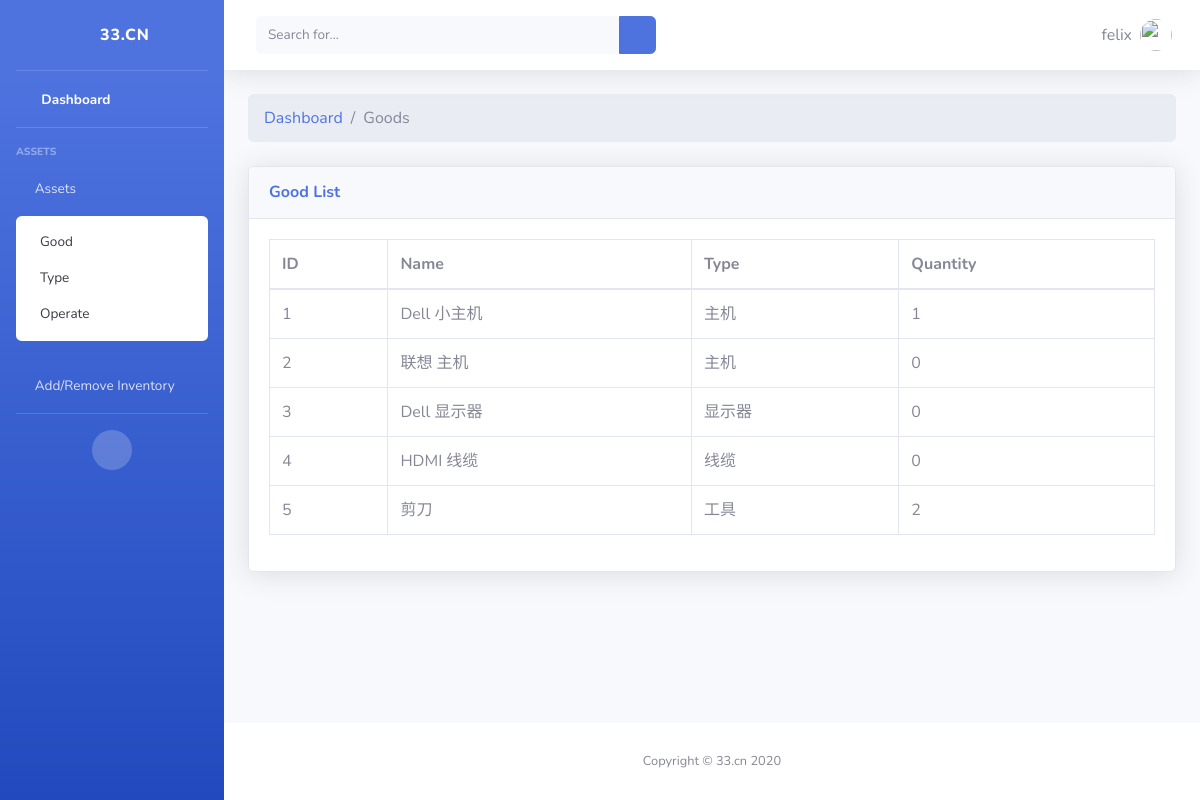
The page /good/ (signed in) on the database its author committed.
### fzm/models.py (models this page shows, shortened)
class Good(models.Model):
    good_name = models.CharField(max_length=200)
    type = models.ForeignKey(Type, on_delete=models.CASCADE)
    quantity = models.IntegerField(default=0)

class Type(models.Model):
    type_name = models.CharField(max_length=200)

### fzm/views.py (the view)
# urls.py: path('good/', views.view_good, name='good'),
@login_required
def view_good(request):
    good_list = Good.objects.all()
    return render(request, 'fzm/good.html', {
        'good_list': good_list,
    })

### fzm/templates/fzm/good.html
{% extends "fzm/layout.html" %}
{% block content %}
<ol class="breadcrumb mb-4">
    <li class="breadcrumb-item"><a href="index.html">Dashboard</a></li>
    <li class="breadcrumb-item active">Goods</li>
</ol>
<div class="card shadow mb-4">
<div class="card-header py-3">
  <h6 class="m-0 font-weight-bold text-primary">Good List</h6>
</div>
<div class="card-body">
  <div class="table-responsive">
    <table class="table table-bordered" id="dataTable" width="100%" cellspacing="0">
      <thead>
        <tr>
          <th>ID</th>
          <th>Name</th>
          <th>Type</th>
          <th>Quantity</th>
        </tr>
      </thead>
      <tbody>
        {% if good_list %}
            {% for good in good_list %}
                <tr role="row" class="odd">
                    <td class="sorting_1">{{ good.id }}</td>
                    <td class="sorting_1">{{ good.good_name }}</td>
                    <td class="sorting_1">{{ good.type.type_name }}</td>
                    <td class="sorting_1">{{ good.quantity }}</td>
                </tr>
            {% endfor %}
        {% else %}
            <p>Null</p>
        {% endif %}
      </tbody>
    </table>
  </div>
</div>
</div>
{% endblock %}

### fzm/templates/fzm/layout.html (shortened to what this page needs)
<!DOCTYPE html>
{% load static %}
<html lang="en">
<head>
  <link href="{% static 'fzm/vendor/fontawesome-free/css/all.min.css' %}" rel="stylesheet" type="text/css">
  <link href="{% static 'fzm/css/sb-admin-2.min.css' %}" rel="stylesheet">
</head>
<body id="page-top">
  <div id="wrapper">
    <ul class="navbar-nav bg-gradient-primary sidebar sidebar-dark accordion" id="accordionSidebar">
      <a class="sidebar-brand d-flex align-items-center justify-content-center" href="{% url 'fzm:index' %}">
        <div class="sidebar-brand-icon rotate-n-15">
          <i class="fas fa-laugh-wink"></i>
        </div>
        <div class="sidebar-brand-text mx-3">33.cn</div>
      </a>
      <hr class="sidebar-divider my-0">
      <li class="nav-item active">
        <a class="nav-link" href="{% url 'fzm:index' %}">
          <i class="fas fa-fw fa-tachometer-alt"></i>
          <span>Dashboard</span></a>
      </li>
      <hr class="sidebar-divider">
      <div class="sidebar-heading">
        Assets
      </div>
      <li class="nav-item">
        <a class="nav-link collapsed" href="#" data-toggle="collapse" data-target="#collapseTwo" aria-expanded="true" aria-controls="collapseTwo">
          <i class="fas fa-warehouse"></i>
          <span>Assets</span>
        </a>
        <div id="collapseTwo" class="collapse show" aria-labelledby="headingTwo" data-parent="#accordionSidebar">
          <div class="bg-white py-2 collapse-inner rounded">
            <a class="collapse-item" href="{% url 'fzm:good' %}">Good</a>
            <a class="collapse-item" href="{% url 'fzm:type' %}">Type</a>
            <a class="collapse-item" href="{% url 'fzm:operate' %}">Operate</a>
          </div>
        </div>
        <a class="nav-link" href="{% url 'fzm:stock' %}">
          <i class="fas fa-plus-circle"></i>
          <span>Add/Remove Inventory</span></a>
      </li>
      <hr class="sidebar-divider d-none d-md-block">
      <div class="text-center d-none d-md-inline">
        <button class="rounded-circle border-0" id="sidebarToggle"></button>
      </div>
    </ul>
    <div id="content-wrapper" class="d-flex flex-column">
      <div id="content">
        <nav class="navbar navbar-expand navbar-light bg-white topbar mb-4 static-top shadow">
          <form class="d-none d-sm-inline-block form-inline mr-auto ml-md-3 my-2 my-md-0 mw-100 navbar-search">
            <div class="input-group">
              <input type="text" class="form-control bg-light border-0 small" placeholder="Search for..." aria-label="Search" aria-describedby="basic-addon2">
              <div class="input-group-append">
                <button class="btn btn-primary" type="button">
                  <i class="fas fa-search fa-sm"></i>
                </button>
              </div>
            </div>
          </form>
          <ul class="navbar-nav ml-auto">
            <li class="nav-item dropdown no-arrow">
              <a class="nav-link dropdown-toggle" href="#" id="userDropdown" role="button" data-toggle="dropdown" aria-haspopup="true" aria-expanded="false">
                <span class="mr-2 d-none d-lg-inline text-gray-600 mid">
                  {{ user.get_username }}
                </span>
                <img class="img-profile rounded-circle" src="https://source.unsplash.com/QAB-WJcbgJk/60x60">
              </a>
            </li>
          </ul>
        </nav>
        <div class="container-fluid">
          {% block content %}{% endblock %}
        </div>
      </div>
      <footer class="sticky-footer bg-white">
        <div class="container my-auto">
          <div class="copyright text-center my-auto">
            <span>Copyright &copy; 33.cn 2020</span>
          </div>
        </div>
      </footer>
    </div>
  </div>
</body>
</html>

### rows shown on the page
Good: id "1", good_name "Dell 小主机", type.type_name "主机", quantity "1"
Good: id "2", good_name "联想 主机", type.type_name "主机", quantity "0"
Good: id "3", good_name "Dell 显示器", type.type_name "显示器", quantity "0"
Good: id "4", good_name "HDMI 线缆", type.type_name "线缆", quantity "0"
Good: id "5", good_name "剪刀", type.type_name "工具", quantity "2"

### other values the page prints
{{ user.get_username }} "felix"
